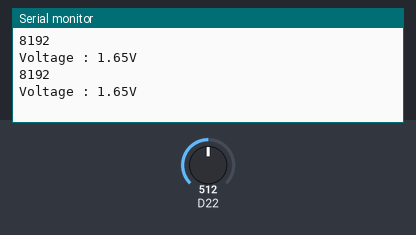
Simulated run of this sketch. Board: Arduino Zero (SAMD21). Parts: the last lines printed to the serial monitor. Inputs (shaded band) come from the test bench; at power-on: D22 = 512 (analog values on the 0–1023 scale).

Above: at 2.2 s.
2.3 s: D22 set to 716
At 3.6 s:
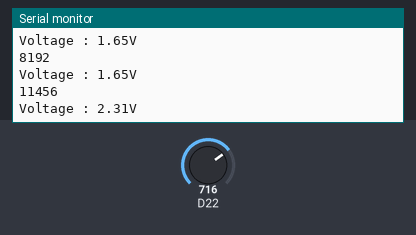
3.8 s: D22 set to 900
At 4.8 s:
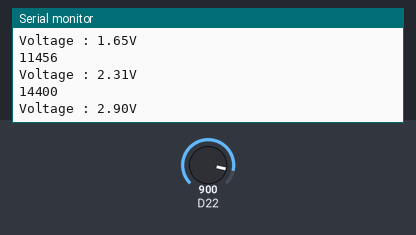
Timing chart, 0 to 6.8 s (numbered marks = the images above; inputs shaded):
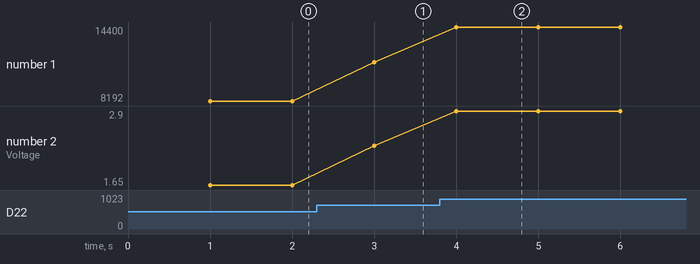

The sketch:

analogique_input.ino
```cpp
#define ANALOG_INPUT 8

void setup() {
  Serial.begin(9600);
  delay(1000);
  analogReference(DEFAULT);
  pinMode(ANALOG_INPUT, INPUT);
  analogReadResolution(14);
}

void loop() {
  int inputValue = analogRead(ANALOG_INPUT);
  Serial.println(inputValue);
  float voltage = inputValue * 3.3 / (float)16383;

  Serial.print("Voltage : ");
  Serial.print(voltage);
  Serial.println("V");

  delay(1000);
}
```

Measured:
- after the input at 2.3 s, the serial monitor: prints a new line after 0.70 s (image 1)
- after the input at 3.8 s, the serial monitor: prints a new line after 0.20 s (image 2)
- plotted number 1: 8192 → 11456 after the input at 2.3 s, 11456 → 14400 after the input at 3.8 s
- plotted number 2: 1.65 → 2.31 after the input at 2.3 s, 2.31 → 2.9 after the input at 3.8 s
